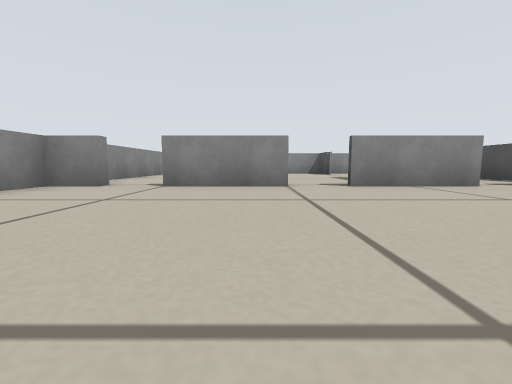
[1] (above)

21 first-person views from a walk through a robot-simulator world made for Stage. The camera is 0.17 m above the floor, tilts 6° down and sees 90° across. Floor lines are 1 m apart. The floor is counted in squares, 0.5 m on a side. Each view is taken from the middle of a square. On the plan, view 1 faces up. The plan holds only what a view shows up to about 9 squares ahead; the rest is blank. The robots in the file are not drawn.

[2]
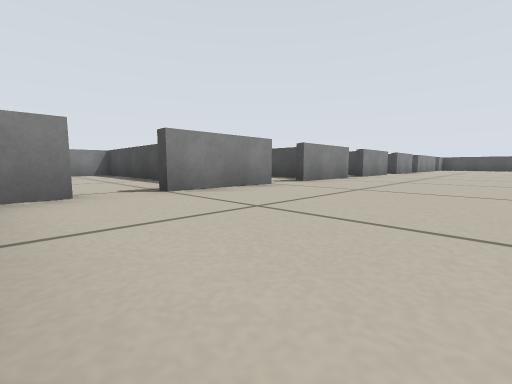

[3]
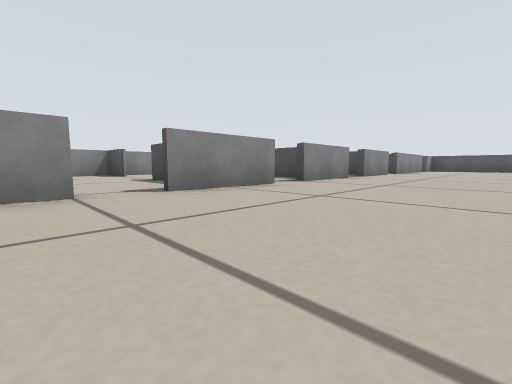

[4]
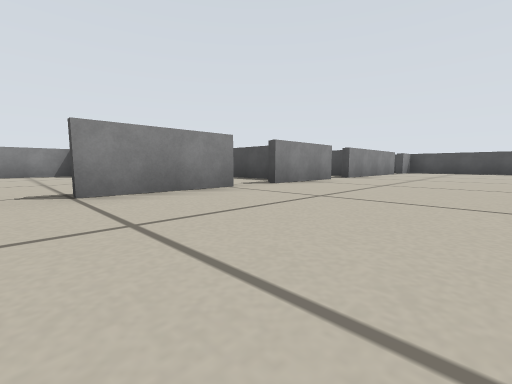

[5]
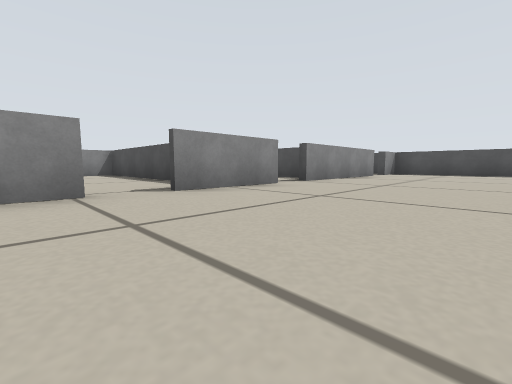

[6]
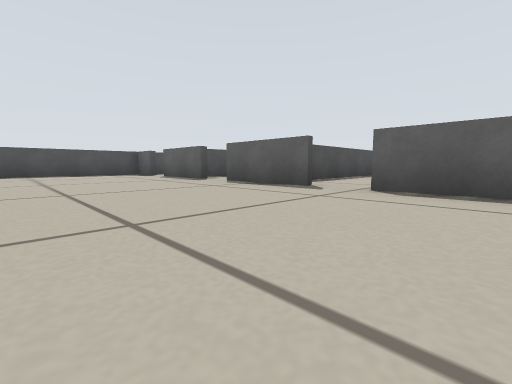

[7]
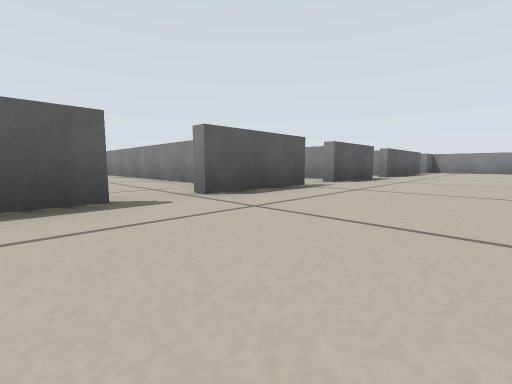

[8]
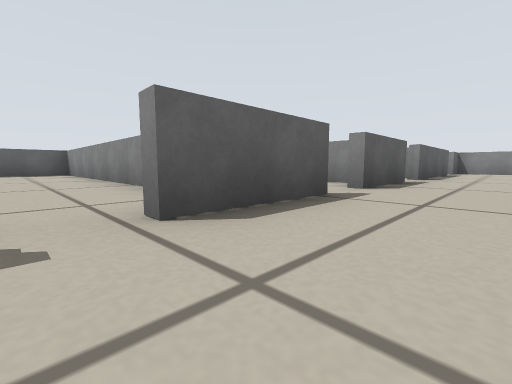

[9]
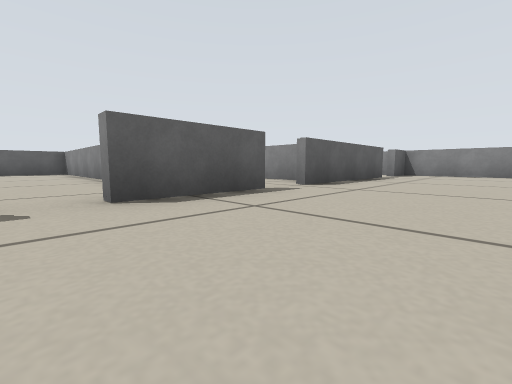

[10]
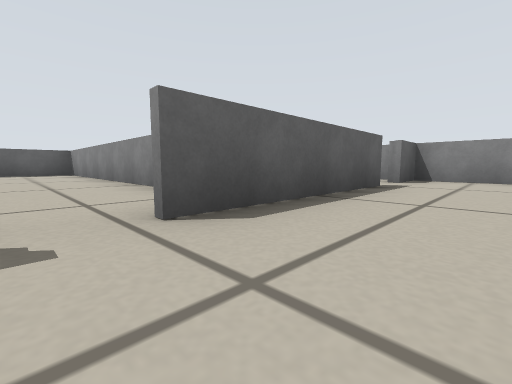

[11]
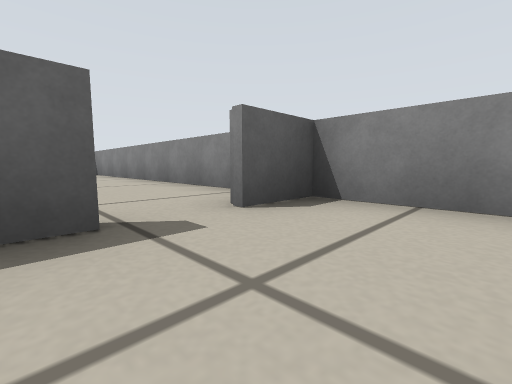

[12]
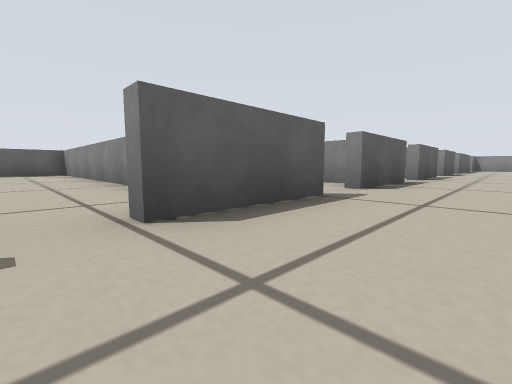

[13]
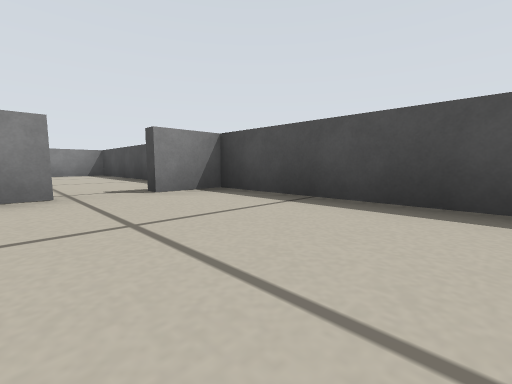

[14]
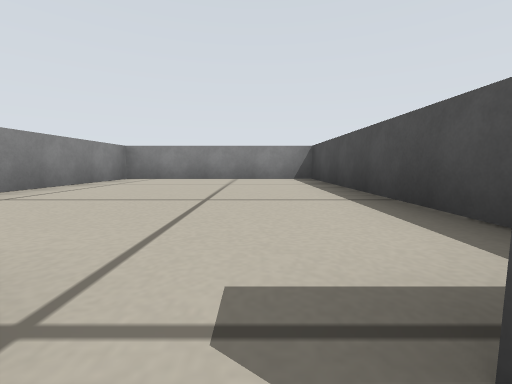

[15]
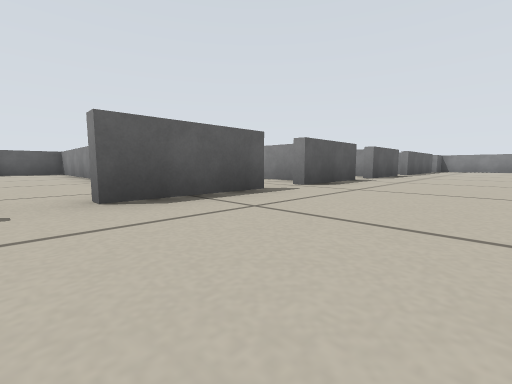

[16]
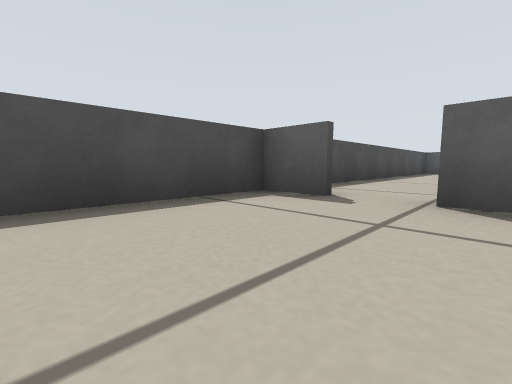

[17]
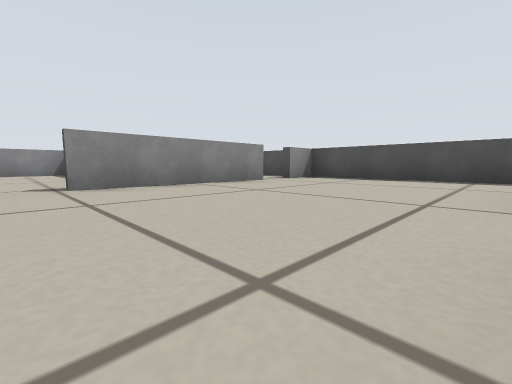

[18]
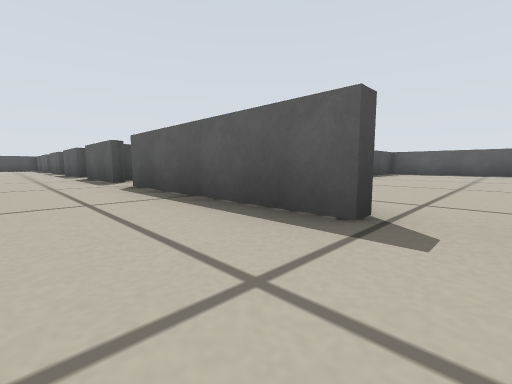

[19]
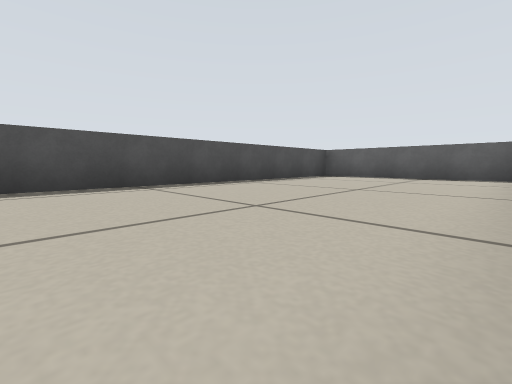

[20]
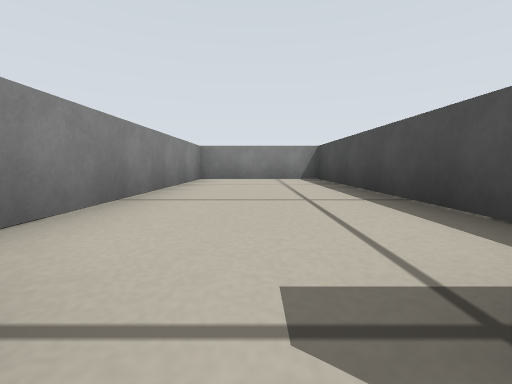

[21]
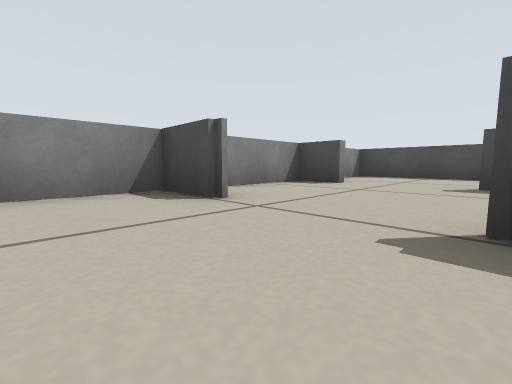

### Floor plan
Points are (right, up) in squares from view 1. A wall is a line through its corners. A room is listed if a view was taken in it or the views show most of it. See-through windows are left out.
Room 1 (views 1, 2, 3, 4, 5, 6, 7, 8, 9, 10, 11, 12, 13, 15, 16, 17, 18)
walls: (6.2, -0.5) (8.4, -0.5); (9.2, -0.5) (11.5, -0.5); (6.6, 4.1) (4.5, 4.1); (10.4, -1.1) (10.4, -1.8); (3.2, -0.5) (5.4, -0.5); (9.8, 4.1) (7.5, 4.1); (3.6, 4.1) (1.5, 4.1); (12.4, -0.5) (14.5, -0.5); (13.3, -2) (13.3, -1.2); (0.6, 4.1) (-1.5, 4.1); (14.4, 4.1) (10.6, 4.1); (-1.4, -0.5) (2.4, -0.5); (15.4, -0.5) (16.4, -0.5) (16.4, 4.1) (15.2, 4.1); (-2.4, 4.1) (-3.4, 4.1) (-3.4, -0.5) (-2.2, -0.5)
ways out: opening at (15, 4) to room 2; opening at (-2, -1) to room 3; opening at (-2, 4) to room 4; opening at (1, 4) to room 5; opening at (3, -1) to room 6; opening at (6, -1) to room 7; opening at (9, -1) to room 8; opening at (12, -1) to room 9; opening at (4, 4) to room 10; opening at (7, 4) to room 11; opening at (10, 4) to room 12; opening at (15, -1)
Room 2 (view 14)
walls: (16.4, 5.1) (16.4, 10.3) (11.8, 10.3) (11.8, 7.1)
ways out: opening at (15, 4) to room 1
Room 3 (view 19)
walls: (-3.4, -1) (-3.4, -9.1); (-3, -9.3) (1, -9.3); (1.2, -9.4) (1.2, -1.9)
ways out: opening at (-2, -1) to room 1
Room 4 (view 20)
walls: (-0.5, 5.5) (-0.5, 10.4); (0.1, 10.3) (-3.4, 10.3) (-3.4, 5.2)
ways out: opening at (-2, 4) to room 1
Room 5 (view 21)
walls: (2.5, 5) (2.5, 7.1); (2.5, 9) (2.5, 10.4); (3.5, 10.3) (0.1, 10.3)
ways out: opening at (1, 4) to room 1; opening at (3, 8.5) to room 10
Room 6 (no view inside)
walls: (1.3, -0.9) (1.3, -9.2); (1, -9.3) (3, -9.3)
ways out: opening at (3, -1) to room 1
Room 7 (no view inside)
walls: (4.3, -4.8) (4.3, -9.3) (6, -9.3); (4.3, -1.1) (4.3, -1.9)
ways out: opening at (6, -1) to room 1
Room 8 (no view inside)
walls: (10.3, -5.6) (10.3, -2); (7.4, -0.9) (7.4, -9.3) (9, -9.3)
ways out: opening at (9, -1) to room 1
Room 9 (no view inside)
walls: (10.4, -5.4) (10.4, -9.3) (12, -9.3)
ways out: opening at (12, -1) to room 1
Room 10 (no view inside)
walls: (5.5, 4.8) (5.5, 7.4); (5.5, 9.2) (5.5, 10.3) (3.5, 10.3)
ways out: opening at (4, 4) to room 1; opening at (3, 8.5) to room 5; opening at (6, 8.5) to room 11
Room 11 (no view inside)
walls: (8.6, 4.6) (8.6, 10.3) (7.6, 10.3)
ways out: opening at (7, 4) to room 1; opening at (6, 8.5) to room 10
Room 12 (no view inside)
walls: (11.6, 4.8) (11.6, 5.8); (11.6, 10.3) (10, 10.3)
ways out: opening at (10, 4) to room 1

Positions as (right, up) in squares from view 1, and headings:
1: (0, 0), facing up
2: (-3, 1), facing up-right
3: (0, 1), facing up-right
4: (4, 1), facing up-right
5: (6, 1), facing up-right
6: (7, 3), facing down-right
7: (10, 2), facing down-left
8: (9, 1), facing down-left
9: (6, 2), facing down-left
10: (3, 1), facing down-left
11: (-1, 1), facing down-left
12: (15, 1), facing down-left
13: (14, 1), facing up-right
14: (15, 4), facing up
15: (12, 2), facing down-left
16: (14, 2), facing down-right
17: (10, 0), facing up-right
18: (-2, 1), facing down-right
19: (-3, -2), facing down-right
20: (-2, 4), facing up
21: (1, 7), facing up-right
